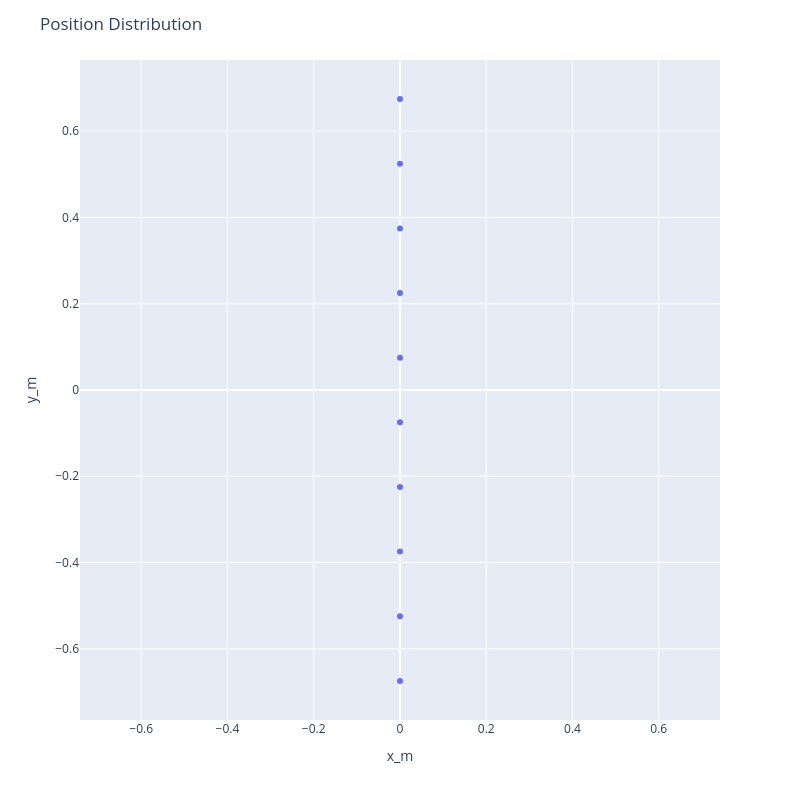

The notebook cell this image was saved under:
### Markdown cell above
### Elevation

### Code cell
cf = Frequency(1, FrequencyUnit.GIGAHERTZ)
distance = convert.cf_to_min_dist(cf)
linera_array_geometry = geometry.Linear(10, ArrayOrientation.ELEVATION, distance)
linera_array_geometry.plot.geometry()

### Figure 1 — Plotly figure (JSON) as saved in the notebook; plotly's stock layout.template omitted (floating-point values rounded to 4 significant figures)
{"data": [{"hovertemplate": "x_m=%{x}<br>y_m=%{y}<extra></extra>", "legendgroup": "", "marker": {"color": "#636efa", "symbol": "circle"}, "mode": "markers", "name": "", "orientation": "v", "showlegend": false, "type": "scatter", "x": [0.0, 0.0, 0.0, 0.0, 0.0, 0.0, 0.0, 0.0, 0.0, 0.0], "xaxis": "x", "y": [-0.6745, -0.5246, -0.3747, -0.2248, -0.07495, 0.07495, 0.2248, 0.3747, 0.5246, 0.6745], "yaxis": "y"}], "layout": {"height": 800, "legend": {"tracegroupgap": 0}, "margin": {"t": 60}, "title": {"text": "Position Distribution"}, "width": 800, "xaxis": {"anchor": "y", "domain": [0, 1], "range": [-0.742, 0.742], "title": {"text": "x_m"}}, "yaxis": {"anchor": "x", "domain": [0, 1], "range": [-0.742, 0.742], "scaleanchor": "x", "title": {"text": "y_m"}}}}
